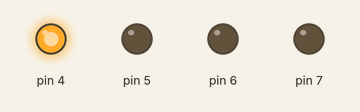
Recording of a sketch running on a simulated Arduino Uno, built with avr-gcc and run on an emulated ATmega328P. Shown: output pins drawn as LEDs (lit = HIGH).

Above: at 0.5 s.
At 2.5 s:
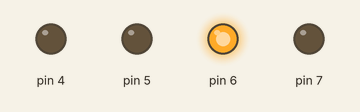
At 3.5 s:
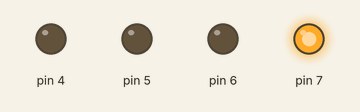
At 5.5 s:
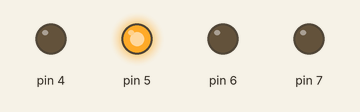
Timing chart, 0 to 7.8 s (numbered marks = the images above):
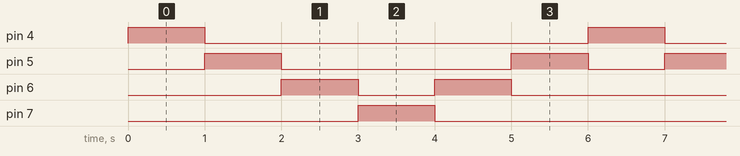

Measured:
- by itself, pin 4, pin 7: alternates HIGH for 1.0 s and LOW for 5.0 s
- by itself, pin 5: repeats every 6.0 s: LOW 3.0 s, HIGH 1.0 s, LOW 1.0 s, HIGH 1.0 s
- by itself, pin 6: repeats every 6.0 s: LOW 1.0 s, HIGH 1.0 s, LOW 3.0 s, HIGH 1.0 s

The sketch:

Blink.ino
```cpp
//Write embedded program that show a bouncing light between 4 LEDs connected to pins 4, 5, 6 and 7.
//The bouncing delay is 1 second.
void setup() {
  pinMode(5, OUTPUT);
  pinMode(6, OUTPUT);
  pinMode(7, OUTPUT);
  pinMode(4, OUTPUT);
}

// the loop function runs over and over again forever
void loop() {
  digitalWrite(4, HIGH);   // turn the LED on (HIGH is the voltage level)
  digitalWrite(5, LOW);
  digitalWrite(6, LOW);
  digitalWrite(7, LOW);
  delay(1000);              // wait for a second
      digitalWrite(4, LOW);
      digitalWrite(5, HIGH);   // turn the LED on (HIGH is the voltage level)
      digitalWrite(6, LOW);
      digitalWrite(7, LOW);
      delay(1000);              // wait for a second
        digitalWrite(4, LOW);
        digitalWrite(5, LOW);
        digitalWrite(6, HIGH);  // turn the LED on (HIGH is the voltage level)
        digitalWrite(7, LOW);
        delay(1000);              // wait for a second
            digitalWrite(4, LOW);
            digitalWrite(5, LOW);
            digitalWrite(6, LOW);
            digitalWrite(7, HIGH);  // turn the LED on (HIGH is the voltage level)
            delay(1000);              // wait for a second
              digitalWrite(4, LOW);
              digitalWrite(5, LOW);
              digitalWrite(6, HIGH);
              digitalWrite(7, LOW);  // turn the LED on (HIGH is the voltage level)
              delay(1000);
                digitalWrite(4, LOW);
                digitalWrite(5, HIGH);
                digitalWrite(6, LOW);
                digitalWrite(7, LOW);  // turn the LED on (HIGH is the voltage level)
                delay(1000);
}
```
